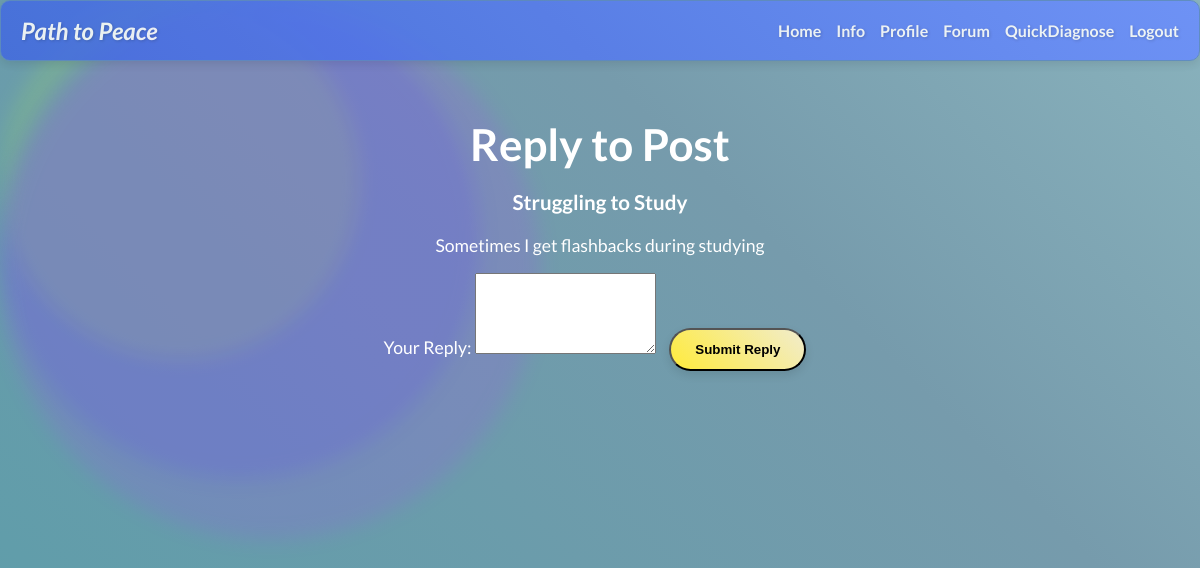
The page /reply_post/4 on the database its author committed.
### tables this page shows
CREATE TABLE forum_posts (
    id INTEGER PRIMARY KEY AUTOINCREMENT, 
    user_id INTEGER NOT NULL, 
    title VARCHAR(500),
    content VARCHAR(1000),
    FOREIGN KEY (user_id) REFERENCES users(id)
);

### app.py (the view, shortened to what this page needs)
@app.route("/reply_post/<int:post_id>", methods=["GET", "POST"])
def reply_post(post_id):
    db = get_db()
    cursor = db.cursor()
    cursor.execute("SELECT * FROM forum_posts WHERE id = ?", (post_id,))
    post = cursor.fetchone()
    return render_template("reply_post.html", post=post)

### app.py (called while the page is built)
def get_db():
    db = getattr(g, '_database', None)
    if db is None:
        db = g._database = sqlite3.connect(
            app.config['DATABASE'],
            detect_types=sqlite3.PARSE_DECLTYPES
        )
        db.row_factory = sqlite3.Row
    return db

### templates/reply_post.html (shortened to what this page needs)
<!DOCTYPE html>
<html lang="en">
    <head>
        <link rel="stylesheet" href="{{ url_for('static', filename='css/styles.css') }}">
    </head>
    <body class="no-scroll">
        <div class="shape shape-3"></div>
        <div class="shape shape-4"></div>
        <div class="shape shape-5"></div>
        <nav class="navbar">
            <h1><i>
                Path to Peace
            </i></h1>
            <ul>
                <li><a href="/">Home</a></li>
                <li><a href="/info">Info</a></li>
                <li><a href="/profile">Profile</a></li>
                <li><a href="/forum">Forum</a></li>
                <li><a href="/questionnaire">QuickDiagnose</a></li>
                <li><a href="/logout">Logout</a></li>
            </ul>
        </nav>
        <main>
            <section class="reply-post-container">
                <h2>Reply to Post</h2>
                <div class="original-post">
                    <h3>{{ post.title }}</h3>
                    <p>{{ post.content }}</p>
                </div>
                <form action="{{ url_for('reply_post', post_id=post.id) }}" method="POST" class="reply-form">
                    <label for="reply_content">Your Reply:</label>
                    <textarea id="reply_content" name="reply_content" rows="5" required></textarea>
                    <button type="submit" class="button">Submit Reply</button>
                </form>
            </section>
        </main>
    </body>
</html>

### static/css/styles.css (style rules this page uses)
body { background: linear-gradient(45deg, #4c9fa8, #769bac, #b3e5e1, #d1e9f7); background-size: 400% 400%; color: #FFFFFF; font-family: 'Lato', sans-serif; margin: 0; padding: 0; }
.shape { position: absolute; border-radius: 50%; opacity: 0.2; animation: bounce 6s infinite ease-in-out; filter: blur(10px); pointer-events: none; z-index: -1; }
.shape-3 { width: 360px; height: 360px; background-color: rgba(186, 255, 59, 0.8); animation-duration: 110s; animation-delay: 0s; }
.shape-4 { width: 480px; height: 480px; background-color: rgba(72, 59, 255, 0.8); animation-duration: 140s; animation-delay: 0s; }
.shape-5 { width: 540px; height: 540px; background-color: rgba(177, 59, 255, 0.8); animation-duration: 130s; animation-delay: 0s; }
h1,h2 { font-family: 'Lato', sans-serif; font-weight: 700; }
.no-scroll { height: 100%; margin: 0; overflow: hidden; }
.navbar { background: linear-gradient(45deg, #4169E1, #6a8dff); color: #FFFFFF; padding: 15px 20px; display: flex; justify-content: space-between; align-items: center; border-radius: 10px; box-shadow: 0 4px 10px rgba(0, 0, 0, 0.1); border: 1px solid #5a87c1; text-shadow: 1px 1px 3px rgba(0, 0, 0, 0.2); opacity: .85; }
.navbar h1 { margin: 0; font-size: 1.5em; color: #FFFFFF; }
.navbar ul { list-style-type: none; margin: 0; padding: 0; display: flex; gap: 15px; }
.navbar li { display: inline; }
.navbar a { color: #FFFFFF; text-decoration: none; font-weight: bold; }
main { padding: 20px; text-align: center; font-size: 1.1em; font-family: 'Lato'; }
.button { display: inline-block; padding: 12px 24px; margin: 10px; background: linear-gradient(45deg, #FFEB3B, #f1eccd); text-decoration: none; font-weight: bold; border-radius: 30px; transition: background 0.3s ease, color 0.3s ease, transform 0.2s ease; box-shadow: 0 4px 10px rgba(0, 0, 0, 0.1); }
h2 { font-size: 2.5em; color: #FFFFFF; text-align: center; margin-bottom: 20px; }

### rows shown on the page
forum_posts: title "Struggling to Study", content "Sometimes I get flashbacks during studying"
